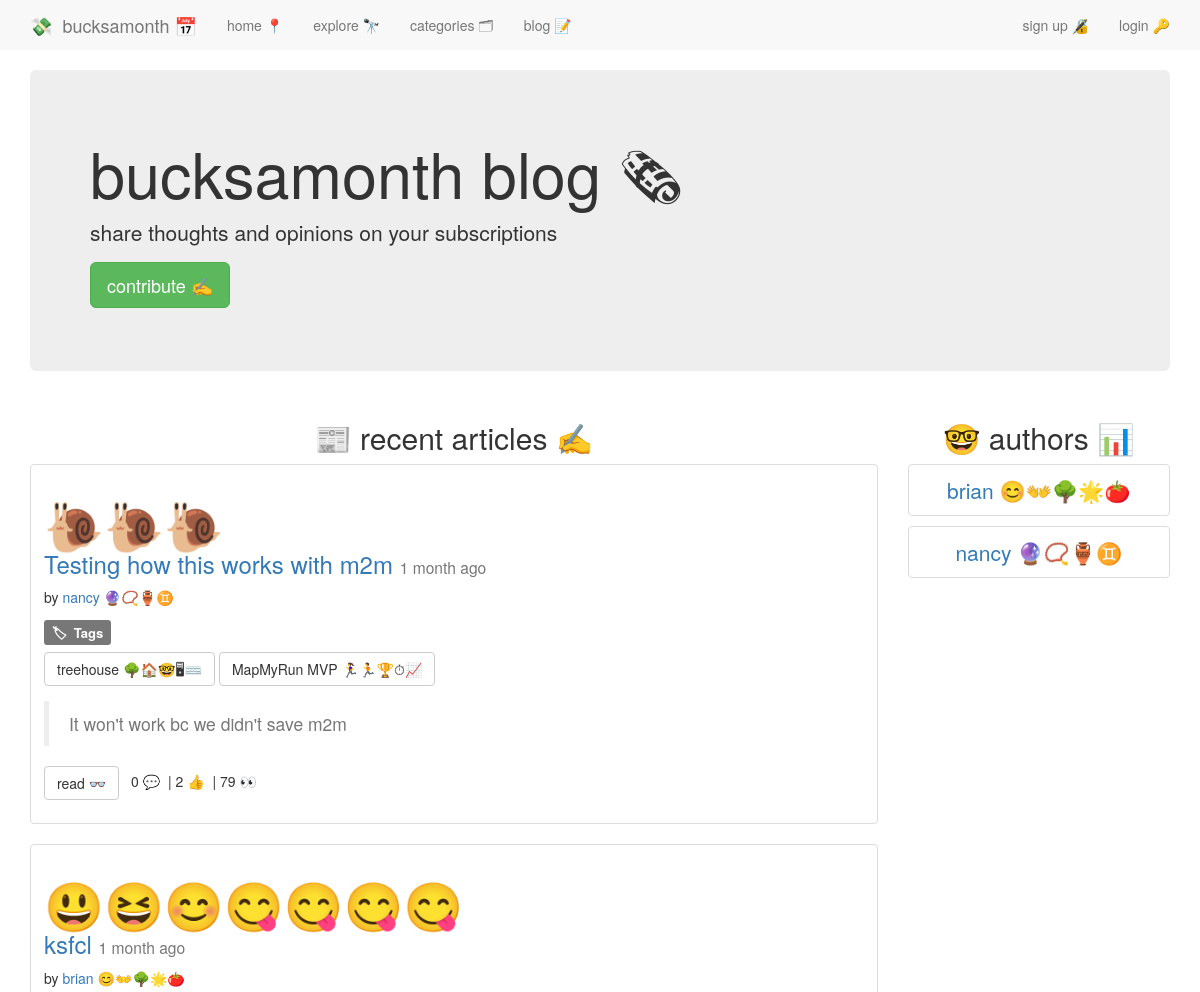
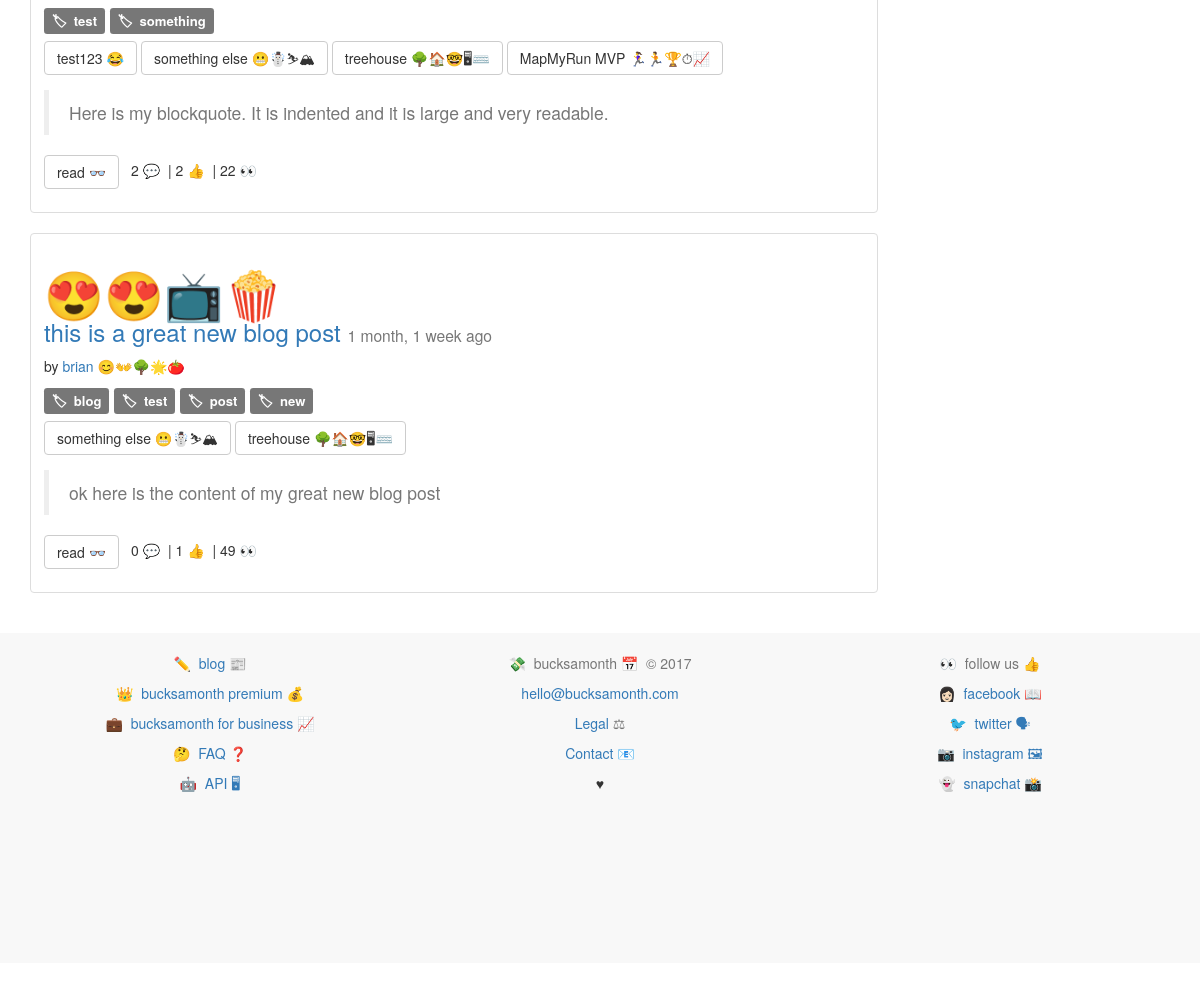
Screenshot of /blog/ with the database file from the repository (2 pictures, top to bottom).
### blog/models.py (models this page shows, shortened)
class Post(models.Model):
    user               = models.ForeignKey(settings.AUTH_USER_MODEL)
    approved           = models.BooleanField(default=False, blank=True)
    title              = models.CharField(max_length=100)
    emoji              = models.CharField(max_length=50, blank=True)
    slug               = models.SlugField(unique=True)
    views              = models.PositiveIntegerField(default=0)
    services           = models.ManyToManyField(Service, blank=True, related_name="post_service")
    tags               = TaggableManager()
    likes              = models.ManyToManyField(settings.AUTH_USER_MODEL, blank=True, related_name='post_likes')
    content            = models.TextField()
    draft              = models.BooleanField(default=False)
    publish            = models.DateField(auto_now=False, auto_now_add=False)
    updated            = models.DateTimeField(auto_now=True, auto_now_add=False)
    timestamp          = models.DateTimeField(auto_now=False, auto_now_add=True)
    class Meta:
        ordering = ['-timestamp', '-updated']
    @property
    def comments(self):
        instance = self
        qs = Comment.objects.filter_by_instance(instance)
        return qs
    def get_absolute_url(self):
        return reverse("blog:detail", kwargs={"slug":self.slug})

### accounts/models.py (models this page shows, shortened)
class UserProfile(models.Model):
	user = models.OneToOneField(User)
	description = models.CharField(max_length=100, default='')
	twitter = models.CharField(max_length=100, default='')
	emoji = models.CharField(max_length=10, default='')
	facebook_url = models.URLField(max_length=400, blank=True)
	linkedin_url = models.URLField(max_length=400, blank=True)
	website = models.URLField(max_length=400, blank=True)
	setup = models.BooleanField(default=False)
	uid = models.CharField(default=uuid.uuid4, max_length=40)
	email_valid = models.BooleanField(default=False)
	followers = models.ManyToManyField('self')
	join_date = models.DateTimeField(auto_now_add=True, null=True, blank=True)

### services/models.py (models this page shows, shortened)
class Service(models.Model):
	service_name 			= models.CharField(max_length=140)
	service_slug			= models.SlugField(blank=True)
	url_name 				= models.CharField(max_length=200)
	description_long		= models.CharField(max_length=500, default='')
	description_short		= models.CharField(max_length=140, default='')
	category				= models.ManyToManyField(Category, blank=True)
	featured				= models.BooleanField(default=False)
	date_created 			= models.DateField(auto_now=True)
	bucksamonth 			= models.DecimalField(max_digits=8, decimal_places=2, default=0.00)
	emoji					= models.CharField(max_length=20, default='')
	twitter 				= models.CharField(max_length=100, default='')
	tags 					= TaggableManager()
	def __str__(self):
		return str(self.service_name)
	def get_absolute_url(self):
		return "/services/%s/" % self.service_slug

### blog/views.py (the view)
def index(request):
    queryset_list = Post.objects.all()
    authors = list(set([post.user for post in queryset_list]))
    context = {
        'object_list':queryset_list,
        'authors':authors,
    }
    return render(request, 'blog/index.html', context)

### comments/models.py (called while the page is built)
	def filter_by_instance(self, instance):
		content_type = ContentType.objects.get_for_model(instance.__class__)
		obj_id = instance.id
		qs = super(CommentManager, self).filter(content_type=content_type, object_id=obj_id)
		return qs

### blog/templates/blog/index.html (shortened to what this page needs)
{% extends 'base.html' %}
{% block content %}
{% include 'nav.html' %}
<div class="jumbotron">
  <h1>bucksamonth blog 🗞</h1>
  <p>share thoughts and opinions on your subscriptions</p>
  <p>
    <a class="btn btn-lg btn-success" href="{% url 'blog:create' %}" role="button">contribute ✍️</a>
  </p>
</div>
<div class="row">
<div class="col-md-9">
  <h2 style="text-align:center;">📰 recent articles ✍️</h2>
{% for object in object_list %}
<div class="thumbnail">
  <div class="caption post-detail-item">
    <h3><a class="link-fancy" href="{{ object.get_absolute_url }}"><span class="link-fancy" style="font-size:2em">{{ object.emoji }}</span></a><br/><a href="{{ object.get_absolute_url }}">{{ object.title }}</a> <small>{{ object.timestamp | timesince }} ago</small></h3>
    <p>by <a style="text-decoration:none;" href="{% url 'blog:author_view' username=object.user.username %}">{{ object.user.username }} {{ object.user.userprofile.emoji }}</a></p>
    <p><span style="font-size:1.25em; word-wrap:break-word;">{% for tag in object.tags.all %}<a class="label label-default" href="{% url 'blog:tag_view' slug=tag.slug %}">🏷&nbsp;&nbsp;{{ tag }}</a>&nbsp;{% endfor %}</span></p>
    {% if object.services.all.count > 0 %}
    <p><span class="button-wrapper">{% for service in object.services.all %}<a class="btn btn-default" href="{{ service.get_absolute_url }}">{{ service }} {{ service.emoji }}</a> {% endfor %}</span></p>
    {% endif %}
    <blockquote class="text-muted">{{ object.content | safe }}</blockquote>
    <p><a href="{{ object.get_absolute_url }}" class="btn btn-default" role="button">read 👓</a> {{ object.comments.count }} 💬&nbsp;&nbsp;| {{ object.likes.count }} 👍&nbsp;&nbsp;| {{ object.views }} 👀
  </div>
</div>
{% endfor %}
</div>
<div  style="text-align:center;" class="col-md-3">
  <h2>🤓 authors 📊</h2>
  <ul class="list-group">
    {% for author in authors %}
      <a style="font-size:1.5em" href="{% url 'blog:author_view' username=author %}">
        <li class="list-group-item">
        {{ author }} {{ author.userprofile.emoji }}
      </li>
      </a></p>
    {% endfor %}
  </ul>
</div>
</div>
{% endblock %}

### static/css/main.css (style rules this page uses)
body { min-height: 200px; padding-top: 70px; padding-bottom: 20px; }
a { text-decoration: none; }
.button-wrapper .btn { margin-bottom:5px; }
.link-fancy { text-decoration: none; }

### rows the page displays
Post: emoji "🐌🐌🐌", title "Testing how this works with m2m", timestamp "1 month", user.username "nancy", user.userprofile.emoji "🔮📿🏺♊️", content "It won't work bc we didn't save m2m", comments.count "0", likes.count "2", views "79"
Tag: name "Tags"
Service: service_name "treehouse", emoji "🌳🏠🤓🖥⌨️"
Service: service_name "MapMyRun MVP", emoji "🏃‍♀️🏃🏆⏱📈"
Post: emoji "😃😆😊😋😋😋😋", title "ksfcl", timestamp "1 month", user.username "brian", user.userprofile.emoji "😊👐🌳🌟🍅", content "Here is my blockquote. It is indented and it is large and very readable.", comments.count "2", likes.count "2", views "22"
Tag: name "test"
Tag: name "something"
Service: service_name "test123", emoji "😂"
Service: service_name "something else", emoji "😬☃️⛷🏔"
Post: emoji "😍😍📺🍿", title "this is a great new blog post", timestamp "1 month, 1 week", user.username "brian", user.userprofile.emoji "😊👐🌳🌟🍅", content "ok here is the content of my great new blog post", comments.count "0", likes.count "1", views "49"
Tag: name "blog"
Tag: name "post"
Tag: name "new"

### other values shown
{{ author }} "brian"
{{ author.userprofile.emoji }} "😊👐🌳🌟🍅"
{{ author }} "nancy"
{{ author.userprofile.emoji }} "🔮📿🏺♊️"
